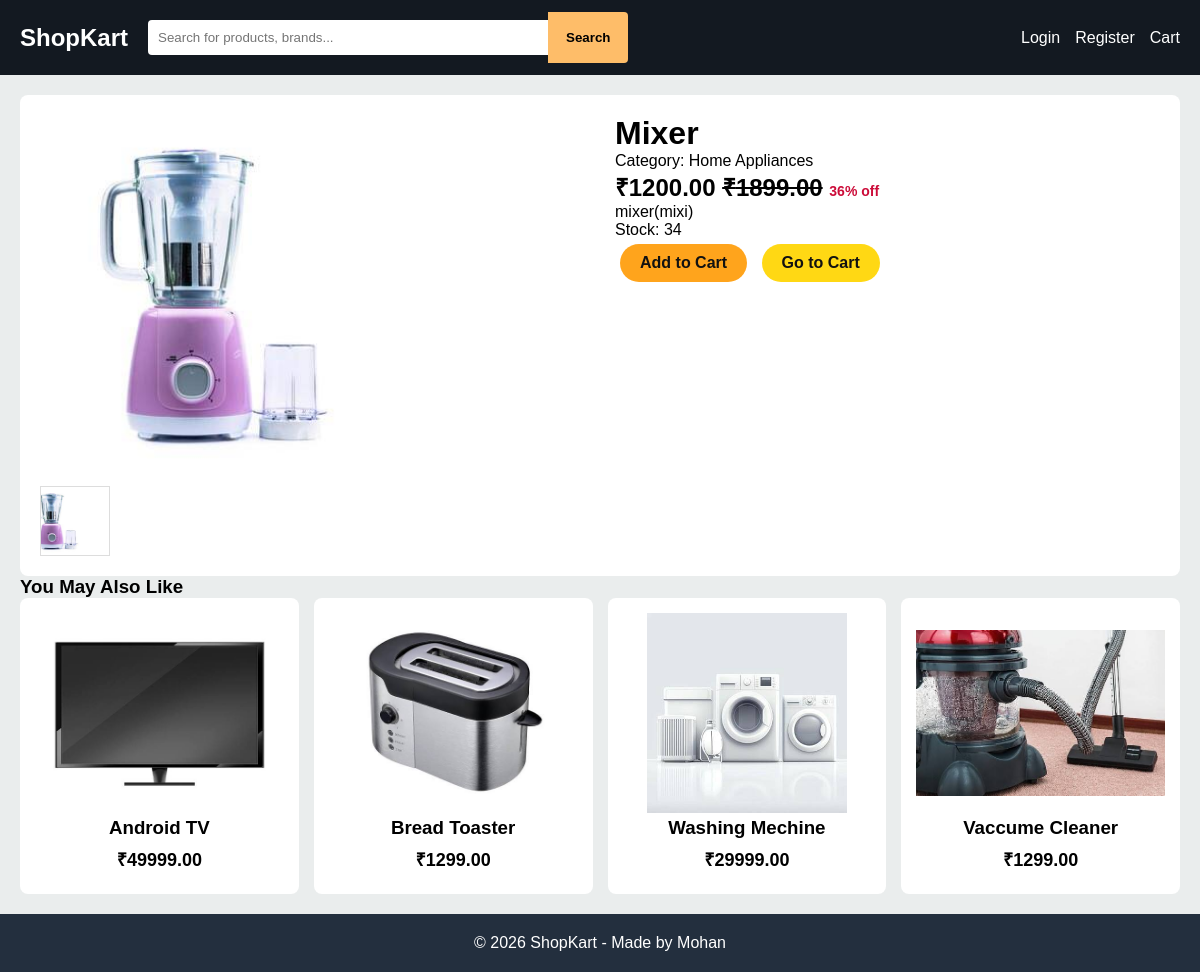
Screenshot of /product/23/ with the database file from the repository.
### products/models.py (models this page shows, shortened)
class Product(models.Model):
    product_name = models.CharField(max_length=150)
    price = models.DecimalField(max_digits=10, decimal_places=2)
    old_price = models.DecimalField(max_digits=10, decimal_places=2, blank=True, null=True)
    description = models.TextField()
    stock = models.PositiveIntegerField(default=0)
    image = models.ImageField(upload_to="products/images/", blank=True, null=True)
    video = models.FileField(upload_to="products/videos/", blank=True, null=True)
    category = models.ForeignKey(Category, on_delete=models.PROTECT, related_name="products")
    created_at = models.DateTimeField(auto_now_add=True)
    @property
    def discount(self):
        if self.old_price and self.old_price > self.price:
            return int((self.old_price - self.price) / self.old_price * 100)
        return 0

class Category(models.Model):
    name = models.CharField(max_length=100)
    image = models.ImageField(upload_to="category/", blank=True, null=True)

### products/views.py (the view)
# urls.py: path('product/<int:pk>/', views.product_detail, name='product_detail'),
def product_detail(request, pk):
    p = get_object_or_404(Product, pk=pk)
    related = Product.objects.filter(category=p.category).exclude(pk=pk)[:4]
    return render(request, 'product_detail.html', {'p': p, 'related': related})

### templates/product_detail.html (shortened to what this page needs)
{% extends 'base.html' %}
{% block content %}
<div class="detail">
  <div class="detail-left">
    {% if p.image %}<img id="mainImg" src="{{ p.image.url }}">{% endif %}
    <div class="thumbs">
      {% if p.image %}<img src="{{ p.image.url }}" onclick="changeImg(this.src)">{% endif %}
    </div>
  </div>
  <div class="detail-right">
    <h1>{{ p.product_name }}</h1>
    <p>Category: {{ p.category.name }}</p>
    <h2>₹{{ p.price }} {% if p.old_price %}<s>₹{{ p.old_price }}</s> <span class="off">{{ p.discount }}% off</span>{% endif %}</h2>
    <p>{{ p.description }}</p>
    <p>Stock: {{ p.stock }}</p>
    <a href="{% url 'add_to_cart' p.id %}" class="btn">Add to Cart</a>
    <a href="{% url 'cart_view' %}" class="btn btn2">Go to Cart</a>
  </div>
</div>
<h3>You May Also Like</h3>
<div class="grid">
  {% for r in related %}
  <div class="card">
    <a href="{% url 'product_detail' r.id %}">{% if r.image %}<img src="{{ r.image.url }}">{% endif %}</a>
    <h3>{{ r.product_name }}</h3>
    <p class="price">₹{{ r.price }}</p>
  </div>
  {% endfor %}
</div>
{% endblock %}

### static/style.css (style rules this page uses)
* { margin:0; padding:0; box-sizing:border-box; font-family: Arial, sans-serif; }
body { background:#eaeded; }
.grid { display:grid; grid-template-columns:repeat(auto-fill, minmax(240px,1fr)); gap:15px; }
.card { background:white; padding:15px; border-radius:8px; text-align:center; }
.card img { width:100%; height:200px; object-fit:contain; }
.price { font-size:18px; font-weight:bold; margin:8px 0; }
.off { color:#cc0c39; font-size:14px; }
.btn { display:inline-block; background:#ffa41c; color:#111; padding:10px 20px; border-radius:20px; text-decoration:none; font-weight:bold; border:none; cursor:pointer; margin:5px; }
.btn2 { background:#ffd814; }
.detail { display:flex; gap:30px; background:white; padding:20px; border-radius:8px; flex-wrap:wrap; }
.detail-left { flex:1; min-width:300px; }
.detail-left img { width:100%; max-height:400px; object-fit:contain; }
.thumbs { display:flex; gap:10px; margin-top:10px; }
.thumbs img { width:70px; height:70px; object-fit:cover; cursor:pointer; border:1px solid #ddd; }
.detail-right { flex:1; min-width:300px; }

### rows the page displays
Product: image (picture), product_name "Mixer", category.name "Home Appliances", price "1200.00", old_price "1899.00", discount "36", description "mixer(mixi)", stock "34"
Product: image (picture), product_name "Android TV", price "49999.00"
Product: image (picture), product_name "Bread Toaster", price "1299.00"
Product: image (picture), product_name "Washing Mechine", price "29999.00"
Product: image (picture), product_name "Vaccume Cleaner", price "1299.00"
